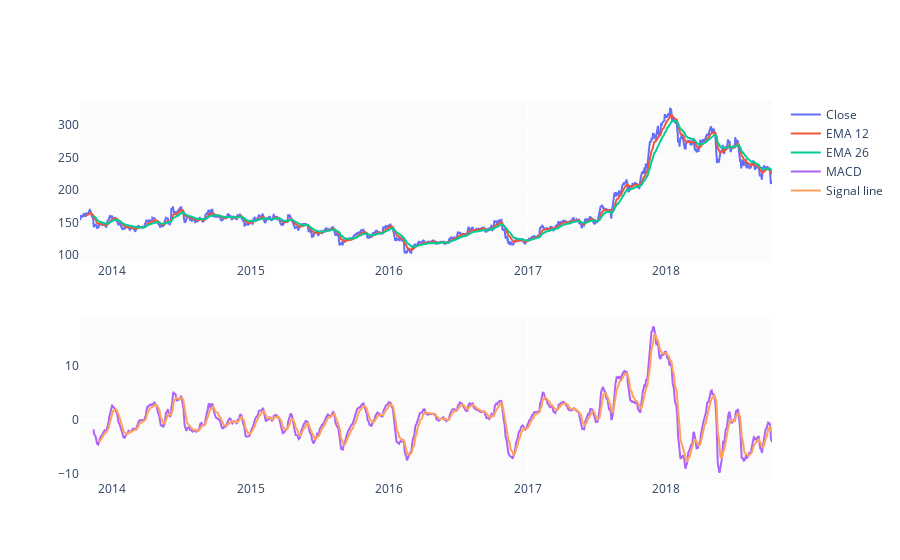

Source (notebook cell):
### Code cell
EMA_12 = pd.Series(df['Close'].ewm(span=12, min_periods=12).mean())
EMA_26 = pd.Series(df['Close'].ewm(span=26, min_periods=26).mean())
df['MACD'] = pd.Series(EMA_12 - EMA_26)
df['MACD_signal'] = pd.Series(df.MACD.ewm(span=9, min_periods=9).mean())

fig = make_subplots(rows=2, cols=1)
fig.add_trace(go.Scatter(x=df.Date, y=df.Close, name='Close'), row=1, col=1)
fig.add_trace(go.Scatter(x=df.Date, y=EMA_12, name='EMA 12'), row=1, col=1)
fig.add_trace(go.Scatter(x=df.Date, y=EMA_26, name='EMA 26'), row=1, col=1)
fig.add_trace(go.Scatter(x=df.Date, y=df['MACD'], name='MACD'), row=2, col=1)
fig.add_trace(go.Scatter(x=df.Date, y=df['MACD_signal'], name='Signal line'), row=2, col=1)
fig.show()

### Figure 1 — Plotly figure (JSON) as saved in the notebook; plotly's stock layout.template omitted (floating-point values rounded to 4 significant figures; data arrays with more than 128 entries replaced by an {"elided": "..."} marker saying what was removed)
{"data": [{"name": "Close", "type": "scatter", "x": {"elided": "1235 str values"}, "xaxis": "x", "y": {"elided": "1235 float values"}, "yaxis": "y"}, {"name": "EMA 12", "type": "scatter", "x": {"elided": "1235 str values"}, "xaxis": "x", "y": {"elided": "1235 float values"}, "yaxis": "y"}, {"name": "EMA 26", "type": "scatter", "x": {"elided": "1235 str values"}, "xaxis": "x", "y": {"elided": "1235 float values"}, "yaxis": "y"}, {"name": "MACD", "type": "scatter", "x": {"elided": "1235 str values"}, "xaxis": "x2", "y": {"elided": "1235 float values"}, "yaxis": "y2"}, {"name": "Signal line", "type": "scatter", "x": {"elided": "1235 str values"}, "xaxis": "x2", "y": {"elided": "1235 float values"}, "yaxis": "y2"}], "layout": {"xaxis": {"anchor": "y", "domain": [0, 1]}, "xaxis2": {"anchor": "y2", "domain": [0, 1]}, "yaxis": {"anchor": "x", "domain": [0.575, 1]}, "yaxis2": {"anchor": "x2", "domain": [0, 0.425]}}}
